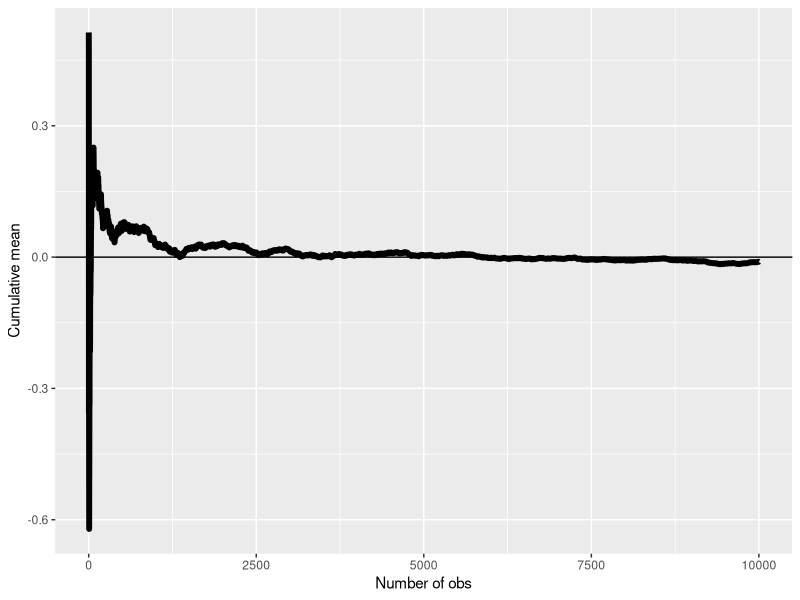
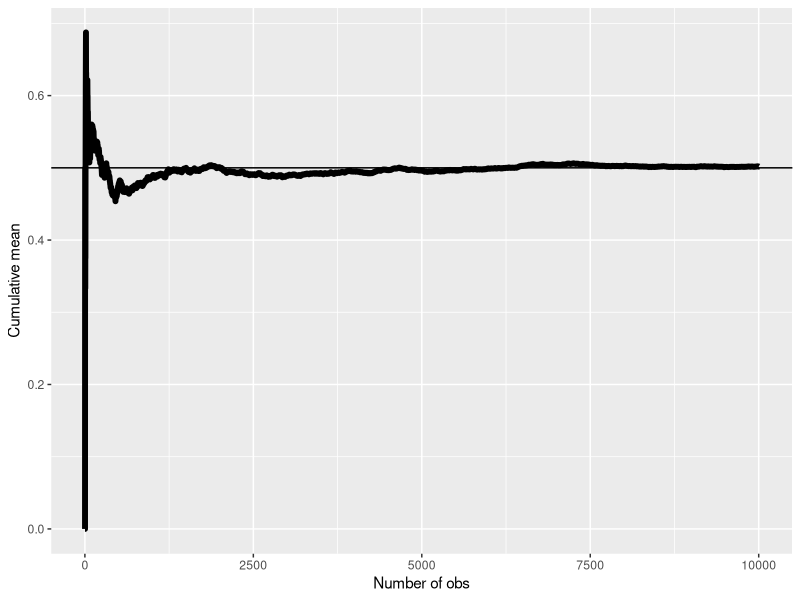

These charts were generated, in order, by the following R code:
setwd("C:\\Users\\Ivan.Liuyanfeng\\Desktop\\Data_Mining_Work_Space\\Data-Science-Statistical-Inference")
n <- 10000
means <- cumsum(rnorm(n))/(1:n)
library(ggplot2)
g <- ggplot(data.frame(x = 1:n, y = means), aes(x = x, y = y))
g <- g + geom_hline(yintercept = 0) + geom_line(size = 2)
g <- g + labs(x = "Number of obs", y = "Cumulative mean")
png('asymptopia.png')
g
dev.off()

means <- cumsum(sample(0:1, n, replace = TRUE))/(1:n)
g <- ggplot(data.frame(x = 1:n, y = means), aes(x = x, y = y))
g <- g + geom_hline(yintercept = 0.5) + geom_line(size = 2)
g <- g + labs(x = "Number of obs", y = "Cumulative mean")
png('asymptopia2.png')
g
dev.off()
